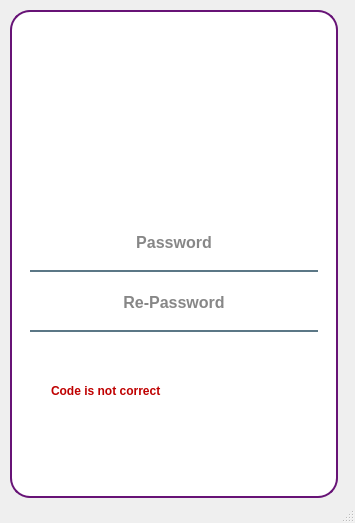
<?xml version="1.0" encoding="UTF-8"?>
<ui version="4.0">
 <class>ChangePass</class>
 <widget class="QMainWindow" name="ChangePass">
  <property name="geometry">
   <rect>
    <x>0</x>
    <y>0</y>
    <width>355</width>
    <height>523</height>
   </rect>
  </property>
  <property name="windowTitle">
   <string>MainWindow</string>
  </property>
  <widget class="QWidget" name="centralwidget">
   <widget class="QFrame" name="input_fields_frame">
    <property name="geometry">
     <rect>
      <x>10</x>
      <y>10</y>
      <width>328</width>
      <height>488</height>
     </rect>
    </property>
    <property name="minimumSize">
     <size>
      <width>0</width>
      <height>0</height>
     </size>
    </property>
    <property name="maximumSize">
     <size>
      <width>400</width>
      <height>500</height>
     </size>
    </property>
    <property name="styleSheet">
     <string notr="true">QFrame{
	
	background-color: rgb(255, 255, 255);
border:2px solid rgb(103, 19, 118);
border-radius: 20px; 
 }





</string>
    </property>
    <property name="frameShape">
     <enum>QFrame::StyledPanel</enum>
    </property>
    <property name="frameShadow">
     <enum>QFrame::Raised</enum>
    </property>
    <layout class="QVBoxLayout" name="verticalLayout_5">
     <item>
      <widget class="QFrame" name="frame_5">
       <property name="maximumSize">
        <size>
         <width>16777215</width>
         <height>40</height>
        </size>
       </property>
       <property name="styleSheet">
        <string notr="true">border:None;
border-radius: None; </string>
       </property>
       <property name="frameShape">
        <enum>QFrame::StyledPanel</enum>
       </property>
       <property name="frameShadow">
        <enum>QFrame::Raised</enum>
       </property>
       <widget class="QPushButton" name="btn_close">
        <property name="geometry">
         <rect>
          <x>270</x>
          <y>0</y>
          <width>31</width>
          <height>31</height>
         </rect>
        </property>
        <property name="styleSheet">
         <string notr="true">
QPushButton:hover{
	
	background-color: rgb(234, 234, 234);
}
</string>
        </property>
        <property name="text">
         <string/>
        </property>
        <property name="icon">
         <iconset resource="traffic.qrc">
          <normaloff>:/icons/icons/x.svg</normaloff>:/icons/icons/x.svg</iconset>
        </property>
        <property name="iconSize">
         <size>
          <width>30</width>
          <height>30</height>
         </size>
        </property>
       </widget>
      </widget>
     </item>
     <item>
      <widget class="QFrame" name="profile_icon_frame">
       <property name="minimumSize">
        <size>
         <width>100</width>
         <height>100</height>
        </size>
       </property>
       <property name="maximumSize">
        <size>
         <width>300</width>
         <height>300</height>
        </size>
       </property>
       <property name="styleSheet">
        <string notr="true">background-color:rgb(255, 255, 255);
background-image: url(:/icons/icons/login_icon.png);
background-repeat:no-repeat;
background-position: center;
border :solid  none</string>
       </property>
       <property name="frameShape">
        <enum>QFrame::StyledPanel</enum>
       </property>
       <property name="frameShadow">
        <enum>QFrame::Raised</enum>
       </property>
      </widget>
     </item>
     <item>
      <widget class="QFrame" name="frame_2">
       <property name="styleSheet">
        <string notr="true">border:None;
border-radius: None;</string>
       </property>
       <property name="frameShape">
        <enum>QFrame::StyledPanel</enum>
       </property>
       <property name="frameShadow">
        <enum>QFrame::Raised</enum>
       </property>
       <layout class="QVBoxLayout" name="verticalLayout_3">
        <item>
         <widget class="QLineEdit" name="password_line">
          <property name="minimumSize">
           <size>
            <width>200</width>
            <height>50</height>
           </size>
          </property>
          <property name="font">
           <font>
            <pointsize>12</pointsize>
            <weight>75</weight>
            <bold>true</bold>
           </font>
          </property>
          <property name="styleSheet">
           <string notr="true">padding-bottom:7px;
border:None;
background-color: rgba(0,0,0,0);
border-bottom: 2px solid rgba(46,82,101,200); 
color:rgba(0,0,0,240);
</string>
          </property>
          <property name="echoMode">
           <enum>QLineEdit::Password</enum>
          </property>
          <property name="alignment">
           <set>Qt::AlignCenter</set>
          </property>
          <property name="placeholderText">
           <string>Password</string>
          </property>
         </widget>
        </item>
        <item>
         <widget class="QLineEdit" name="repassword_line">
          <property name="minimumSize">
           <size>
            <width>200</width>
            <height>50</height>
           </size>
          </property>
          <property name="font">
           <font>
            <pointsize>12</pointsize>
            <weight>75</weight>
            <bold>true</bold>
           </font>
          </property>
          <property name="styleSheet">
           <string notr="true">padding-bottom:7px;
border:None;
background-color: rgba(0,0,0,0);
border-bottom: 2px solid rgba(46,82,101,200); 
color:rgba(0,0,0,240);</string>
          </property>
          <property name="echoMode">
           <enum>QLineEdit::Password</enum>
          </property>
          <property name="alignment">
           <set>Qt::AlignCenter</set>
          </property>
          <property name="placeholderText">
           <string>Re-Password</string>
          </property>
         </widget>
        </item>
       </layout>
      </widget>
     </item>
     <item>
      <widget class="QFrame" name="frame">
       <property name="styleSheet">
        <string notr="true">QFrame{
	border:none;
}
</string>
       </property>
       <property name="frameShape">
        <enum>QFrame::StyledPanel</enum>
       </property>
       <property name="frameShadow">
        <enum>QFrame::Raised</enum>
       </property>
       <layout class="QVBoxLayout" name="verticalLayout">
        <property name="leftMargin">
         <number>30</number>
        </property>
        <property name="rightMargin">
         <number>30</number>
        </property>
        <item>
         <widget class="QLabel" name="login_erorr">
          <property name="font">
           <font>
            <pointsize>9</pointsize>
            <weight>75</weight>
            <bold>true</bold>
           </font>
          </property>
          <property name="styleSheet">
           <string notr="true">color: rgb(191, 0, 0);</string>
          </property>
          <property name="text">
           <string>Code is not correct</string>
          </property>
         </widget>
        </item>
        <item>
         <widget class="QPushButton" name="btn_changepass">
          <property name="minimumSize">
           <size>
            <width>150</width>
            <height>50</height>
           </size>
          </property>
          <property name="font">
           <font>
            <pointsize>12</pointsize>
            <weight>75</weight>
            <bold>true</bold>
           </font>
          </property>
          <property name="styleSheet">
           <string notr="true">QPushButton{
	background-color: qlineargradient(spread:pad,x1:0, y1:0.505682,x2:1,y2:0.477,stop:0 rgba(11,131,120.219),stop:1 rgna(85,98,112,226));
	color:rgba(255,255,255,210);
	border-radius:15px;

}
QPushButton:hover{
	background-color: qlineargradient(spread:pad,x1:0, y1:0.505682,x2:1,y2:0.477,stop:0 rgba(11,123,111.219),stop:1 rgna(85,81,84,226));
}
QPushButton:pressed{
	padding-left:5px;
	padding-top:5px;
	background-color:rgba(150,123,111,255);
}</string>
          </property>
          <property name="text">
           <string>Change</string>
          </property>
         </widget>
        </item>
       </layout>
      </widget>
     </item>
    </layout>
   </widget>
  </widget>
  <widget class="QStatusBar" name="statusbar"/>
 </widget>
 <resources>
  <include location="traffic.qrc"/>
 </resources>
 <connections/>
</ui>
